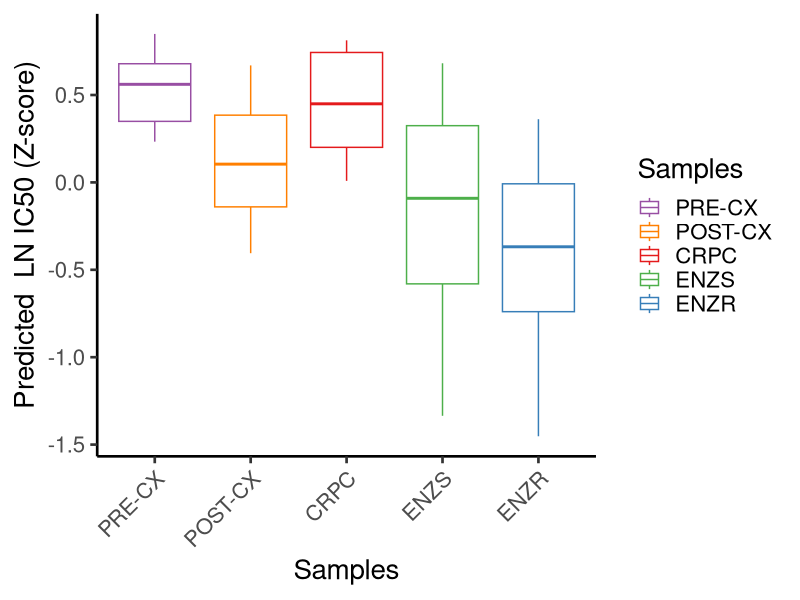

Recreate this plot in R.
##loading libraries
library(ggplot2)

##loading predictions
##loading predictions
predictions = read.csv("ATTX_predictions.csv",sep=",",header = T,stringsAsFactors = F,row.names = 1,check.names = F)

##loading metadata
metadata = read.csv("Metadata.csv",sep=",",header = T,stringsAsFactors = F)
colnames(metadata)[1] = "variable"


##Converting IC50 to z-scores
sdmean = read.csv("Drugs_means_sd.csv",sep=",",header = T,stringsAsFactors = F,row.names = 1)
pred = merge(sdmean,predictions,by=0)
 Predictions = (pred[,5:ncol(pred)] - pred[,3])/pred[,4]
rownames(Predictions) = pred[,1]
 
pos = which(rownames(Predictions) %in% "Sapitinib")
Predictions = Predictions[pos,]
pred = reshape2::melt(Predictions)

##Preparing data
df = merge(pred,metadata,by="variable")
df$Samples <- factor(df$Samples, levels = c("PRE-CX", "POST-CX","CRPC","ENZS" ,"ENZR"))
ggplot(df, aes(x=Samples, y=value,col=Samples)) + 
  geom_boxplot(outlier.shape = NA)+scale_color_manual( values=c(CRPC="#E41A1C",ENZR="#377EB8",ENZS="#4DAF4A","PRE-CX"="#984EA3","POST-CX"="#FF7F00"))+theme_classic(base_size = 20)+theme(axis.text.x = element_text(angle = 45, hjust=1))+ylab("Predicted  LN IC50 (Z-score)")


##Wilcoxon test
PRECX  = df[which(df$Samples=="PRE-CX"),]
POSTCX  = df[which(df$Samples=="POST-CX"),]
CRPC  = df[which(df$Samples=="CRPC"),]
ENZS  = df[which(df$Samples=="ENZS"),]
ENZR  = df[which(df$Samples=="ENZR"),]

wilcox.test(PRECX$value,POSTCX$value)
wilcox.test(PRECX$value,CRPC$value)
wilcox.test(PRECX$value,ENZS$value)
wilcox.test(PRECX$value,ENZR$value)
wilcox.test(ENZS$value,ENZR$value)
